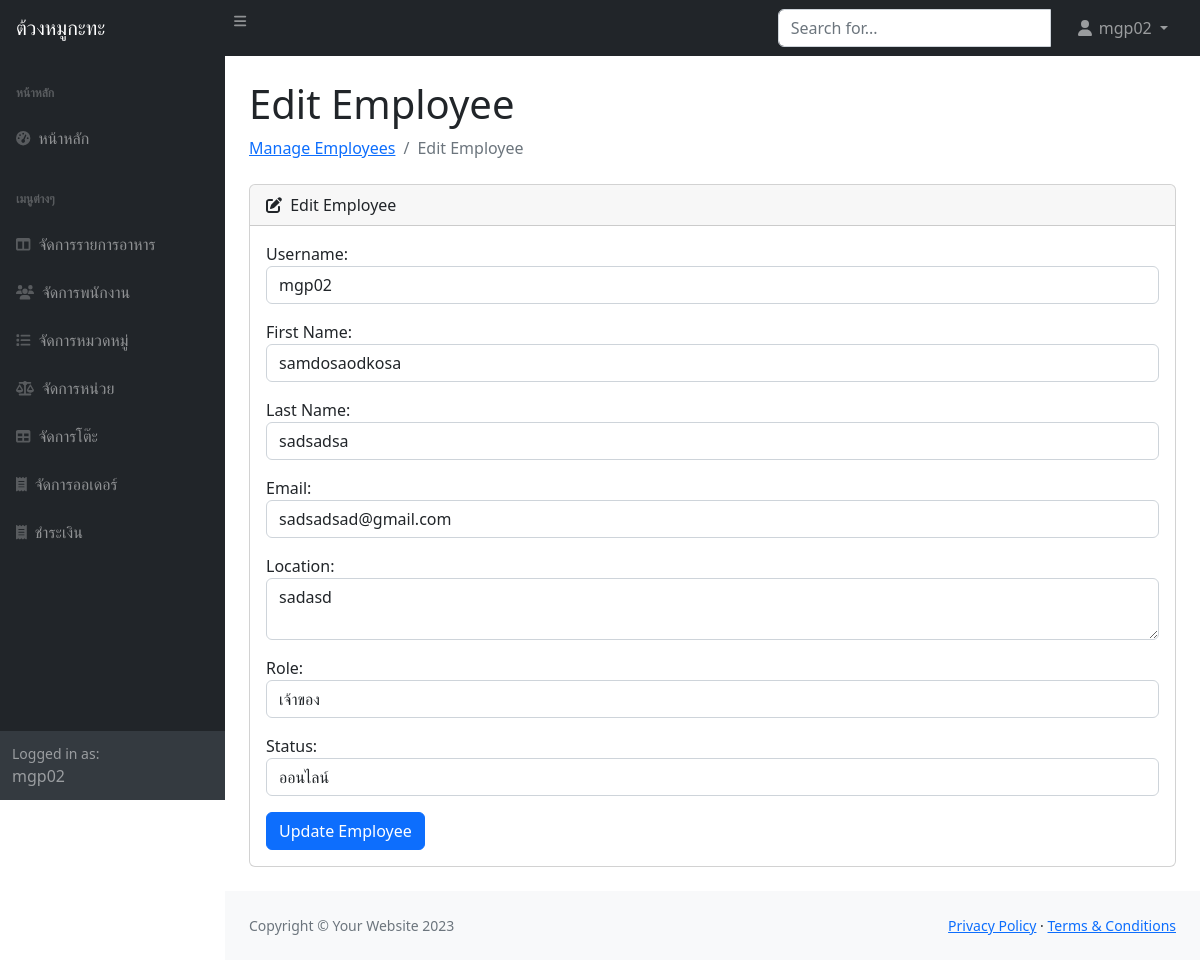
The app's page /edit_employee.php?id=1 (signed in) with its own data.
### tables this page shows
CREATE TABLE `employees` (
  `emp_id` int(11) NOT NULL,
  `username` varchar(100) NOT NULL,
  `password` varchar(100) NOT NULL,
  `firstname` varchar(100) NOT NULL,
  `lastname` varchar(100) NOT NULL,
  `mail` varchar(100) NOT NULL,
  `location` text NOT NULL,
  `role` int(1) NOT NULL COMMENT '1=Owner\r\n2=Cashier\r\n3=Receptionist\r\n4=Kitchen',
  `status` int(1) NOT NULL
);

### edit_employee.php (the view, shortened to what this page needs)
<?php
include 'includes/db_connect.php';
if ($_SERVER['REQUEST_METHOD'] == 'POST') {
    $emp_id = $_POST['emp_id'];
    $username = $_POST['username'];
    $firstname = $_POST['firstname'];
    $lastname = $_POST['lastname'];
    $email = $_POST['email'];
    $location = $_POST['location'];
    $role = $_POST['role'];
    $status = $_POST['status'];
    $sql = "UPDATE employees SET username='$username', firstname='$firstname', lastname='$lastname', mail='$email', location='$location', role='$role', status='$status' WHERE emp_id='$emp_id'";
    if ($conn->query($sql) === TRUE) {
        header("Location: manage_employees.php");
    } else {
        echo "Error: " . $sql . "<br>" . $conn->error;
    }
} else {
    $emp_id = $_GET['id'] ?? null;
    if ($emp_id) {
        $sql = "SELECT * FROM employees WHERE emp_id='$emp_id'";
        $result = $conn->query($sql);
        if ($result && $result->num_rows > 0) {
            $row = $result->fetch_assoc();
        } else {
            echo "ไม่พบพนักงานที่ต้องการแก้ไข";
            exit();
        }
    } else {
        echo "ไม่พบพารามิเตอร์ ID";
        exit();
    }
}
?>
<!DOCTYPE html>
<html lang="en">
<head>
    <link href="https://cdn.jsdelivr.net/npm/simple-datatables@7.1.2/dist/style.min.css" rel="stylesheet" />
    <link href="css/styles.css" rel="stylesheet" />
</head>
<body class="sb-nav-fixed">
    <nav class="sb-topnav navbar navbar-expand navbar-dark bg-dark">
        <a class="navbar-brand ps-3" href="index.php">ต้วงหมูกะทะ</a>
        <button class="btn btn-link btn-sm order-1 order-lg-0 me-4 me-lg-0" id="sidebarToggle" href="#!"><i class="fas fa-bars"></i></button>
        <form method="GET" class="d-none d-md-inline-block form-inline ms-auto me-0 me-md-3 my-2 my-md-0">
            <div class="d-flex ms-auto me-0 me-md-3 my-2 my-md-0 input-group">
                <input list="menuitems" name="query" class="form-control" placeholder="Search for..." aria-label="Search for..." aria-describedby="btnNavbarSearch" />
            </div>
        </form>
        <ul class="navbar-nav ms-auto ms-md-0 me-3 me-lg-4">
            <li class="nav-item dropdown">
                <a class="nav-link dropdown-toggle" id="navbarDropdown" href="#" role="button" data-bs-toggle="dropdown" aria-expanded="false">
                    <i class="fas fa-user fa-fw"></i>
                    <?php echo $_SESSION['username'] ?? 'Guest'; ?>
                </a>
            </li>
        </ul>
    </nav>
    <div id="layoutSidenav">
        <div id="layoutSidenav_nav">
            <nav class="sb-sidenav accordion sb-sidenav-dark" id="sidenavAccordion">
                <div class="sb-sidenav-menu">
                <div class="nav">
                        <div class="sb-sidenav-menu-heading">หน้าหลัก</div>
                        <a class="nav-link" href="index.php">
                            <div class="sb-nav-link-icon"><i class="fas fa-tachometer-alt"></i></div>
                            หน้าหลัก
                        </a>
                        <div class="sb-sidenav-menu-heading">เมนูต่างๆ</div>
                        <a class="nav-link" href="manage_menu.php">
                            <div class="sb-nav-link-icon"><i class="fas fa-columns"></i></div>
                            จัดการรายการอาหาร
                        </a>
                        <a class="nav-link" href="manage_employees.php">
                            <div class="sb-nav-link-icon"><i class="fas fa-users"></i></div>
                            จัดการพนักงาน
                        </a>
                        <a class="nav-link" href="category.php">
                            <div class="sb-nav-link-icon"><i class="fas fas fa-list"></i></div>
                            จัดการหมวดหมู่
                        </a>
                        <a class="nav-link" href="unit.php">
                            <div class="sb-nav-link-icon"><i class="fas fa-balance-scale"></i></div>
                            จัดการหน่วย
                        </a>
                        <a class="nav-link" href="manage_tables.php">
                            <div class="sb-nav-link-icon"><i class="fas fa-table"></i></div>
                            จัดการโต๊ะ
                        </a>
                        <a class="nav-link" href="manage_orders.php">
                            <div class="sb-nav-link-icon"><i class="fas fa-receipt"></i></div>
                            จัดการออเดอร์
                        </a>
                        <a class="nav-link" href="cashier.php">
                            <div class="sb-nav-link-icon"><i class="fas fa-receipt"></i></div>
                            ชำระเงิน
                        </a>
                    </div>
                </div>
                <div class="sb-sidenav-footer">
                    <div class="small">Logged in as:</div>
                    <?php echo $_SESSION['username'] ?? 'Guest'; ?>
                </div>
            </nav>
        </div>
        <div id="layoutSidenav_content">
            <main>
                <div class="container-fluid px-4">
                    <h1 class="mt-4">Edit Employee</h1>
                    <ol class="breadcrumb mb-4">
                        <li class="breadcrumb-item"><a href="manage_employees.php">Manage Employees</a></li>
                        <li class="breadcrumb-item active">Edit Employee</li>
                    </ol>
                    <div class="card mb-4">
                        <div class="card-header">
                            <i class="fas fa-edit me-1"></i>
                            Edit Employee
                        </div>
                        <div class="card-body">
                            <form action="edit_employee.php" method="post">
                                <div class="form-group mb-3">
                                    <label for="username">Username:</label>
                                    <input type="text" class="form-control" id="username" name="username" value="<?php echo $row['username'] ?? ''; ?>" required>
                                </div>
                                <div class="form-group mb-3">
                                    <label for="firstname">First Name:</label>
                                    <input type="text" class="form-control" id="firstname" name="firstname" value="<?php echo $row['firstname'] ?? ''; ?>" required>
                                </div>
                                <div class="form-group mb-3">
                                    <label for="lastname">Last Name:</label>
                                    <input type="text" class="form-control" id="lastname" name="lastname" value="<?php echo $row['lastname'] ?? ''; ?>" required>
                                </div>
                                <div class="form-group mb-3">
                                    <label for="email">Email:</label>
                                    <input type="email" class="form-control" id="email" name="email" value="<?php echo $row['mail'] ?? ''; ?>" required>
                                </div>
                                <div class="form-group mb-3">
                                    <label for="location">Location:</label>
                                    <textarea class="form-control" id="location" name="location" required><?php echo $row['location'] ?? ''; ?></textarea>
                                </div>
                                <div class="form-group mb-3">
                                    <label for="role">Role:</label>
                                    <select class="form-control" id="role" name="role" required>
                                        <option value="1" <?php echo ($row['role'] == 1) ? 'selected' : ''; ?>>เจ้าของ</option>
                                    </select>
                                </div>
                                <div class="form-group mb-3">
                                    <label for="status">Status:</label>
                                    <select class="form-control" id="status" name="status" required>
                                        <option value="1" <?php echo ($row['status'] == 1) ? 'selected' : ''; ?>>ออนไลน์</option>
                                    </select>
                                </div>
                                <button type="submit" class="btn btn-primary">Update Employee</button>
                            </form>
                        </div>
                    </div>
                </div>
            </main>
            <footer class="py-4 bg-light mt-auto">
                <div class="container-fluid px-4">
                    <div class="d-flex align-items-center justify-content-between small">
                        <div class="text-muted">Copyright &copy; Your Website 2023</div>
                        <div>
                            <a href="#">Privacy Policy</a>
                            &middot;
                            <a href="#">Terms &amp; Conditions</a>
                        </div>
                    </div>
                </div>
            </footer>
        </div>
    </div>
</body>
</html>

### records on screen
employees: username "mgp02", firstname "samdosaodkosa", lastname "sadsadsa", email "sadsadsad@gmail.com", location "sadasd", role "เจ้าของ", status "ออนไลน์"

### other values on screen
$_SESSION['username'] "mgp02"
